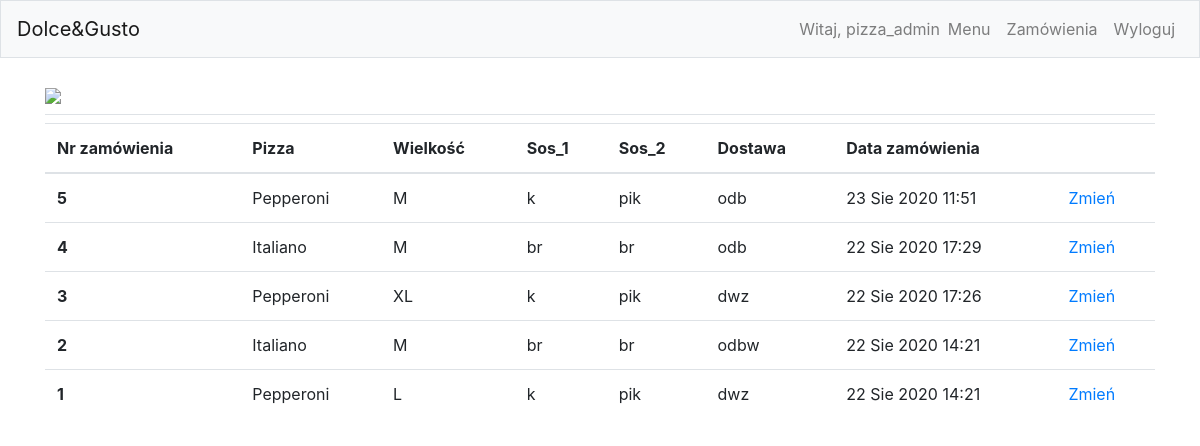
Screenshot of /orders/ (signed in) with the database file from the repository.
### pizzas/models.py (models this page shows, shortened)
class Order(models.Model):
    pizza = models.ForeignKey(Pizza, on_delete=models.CASCADE)
    size = models.CharField(max_length=10)
    sauce1 = models.CharField(max_length=10)
    sauce2 = models.CharField(max_length=10)
    deliver = models.CharField(max_length=10)
    date_order = models.DateTimeField(auto_now_add=True)
    owner = models.ForeignKey(User, on_delete=models.CASCADE)

class Pizza(models.Model):
    name = models.CharField(max_length=200)

### pizzas/views.py (the view)
# urls.py: path('orders/', views.orders_view, name="orders"),
@login_required
def orders_view(request):
    from pizzas.models import Order
    if request.user.username != 'pizza_admin':
        orders = Order.objects.filter(owner=request.user).order_by('-date_order')
    else:
        orders = Order.objects.order_by('-date_order')
    context = {'orders': orders}
    return render(request, 'pizzas/orders_view.html', context)

### pizzas/templates/pizzas/orders_view.html
{% extends 'pizzas/base.html' %}
{% block page_header %}
    <img src="https://i.imgur.com/olxvhk5.jpg" style="width: 100%;" />
{% endblock page_header %}
{% block content %}
<table class="table">
    <thead>
        <tr>
            <th scope="col">Nr zamówienia</th>
            <th scope="col">Pizza</th>
            <th scope="col">Wielkość</th>
            <th scope="col">Sos_1</th>
            <th scope="col">Sos_2</th>
            <th scope="col">Dostawa</th>
            <th scope="col">Data zamówienia</th>
        {% if user.username == 'pizza_admin' %}
            <th></th>
        {% endif %}
        </tr>
    </thead>
    <tbody>
    {% for order in orders %}
        <tr>
            <th scope="row">{{ order.id }}</th>
            <td>{{ order.pizza.name }}</td>
            <td>{{ order.size }}</td>
            <td>{{ order.sauce1 }}</td>
            <td>{{ order.sauce2 }}</td>
            <td>{{ order.deliver }}</td>
            <td>{{ order.date_order|date:'d M Y H:i'  }}</td>
            {% if user.username == 'pizza_admin' %}
                <td><a href="{% url 'pizzas:edit_order' order.id %}">Zmień</a></td>
            {% endif %}
        </tr>
    {% empty %}
        <tr><td colspan="7">Brak zamówień</td></tr>
    {% endfor %}
    </tbody>
</table>
{% endblock content %}

### pizzas/templates/pizzas/base.html (shortened to what this page needs)
{% load bootstrap4 %}
<!doctype html>
<html lang="pl">
    <head>
        {% bootstrap_css %}
    </head>
    <body>
        <nav class="navbar navbar-expand-md navbar-light bg-light mb-4 border">
            <a class="navbar-brand" href="{% url 'pizzas:index' %}">
                Dolce&Gusto
            </a>
            <div class="collapse navbar-collapse" id="navbarCollapse">
                <ul class="navbar-nav ml-auto">
                    {% if user.is_authenticated %}
                        <li class="nav-item">
                            <span class="navbar-text">
                                Witaj, {{ user.username }}
                            </span>
                        </li>
                        <li class="nav-item">
                            <a class="nav-link" href="{% url 'pizzas:menu' %}">
                                Menu
                            </a>
                        </li>
                        {% if user.username == 'pizza_admin' %}
                            <li class="nav-item">
                                <a class="nav-link" href="{% url 'pizzas:orders' %}">
                                    Zamówienia
                                </a>
                            </li>
                        {% endif %}
                        <li class="nav-item">
                            <a class="nav-link" href="{% url 'users:logout' %}">
                                Wyloguj
                            </a>
                        </li>
                    {% endif %}
                </ul>
            </div>
        </nav>
        <main role="main" class="container">
            <div class="pb-2 mb-2 border-bottom">
                {% block page_header %} {% endblock page_header %}
            </div>
            <div>
                {% block content %}{% endblock content %}
            </div>
        </main>
    </body>
</html>

### rows the page displays
Order: id "5", pizza.name "Pepperoni", size "M", sauce1 "k", sauce2 "pik", deliver "odb", date_order "23 Sie 2020 11:51"
Order: id "4", pizza.name "Italiano", size "M", sauce1 "br", sauce2 "br", deliver "odb", date_order "22 Sie 2020 17:29"
Order: id "3", pizza.name "Pepperoni", size "XL", sauce1 "k", sauce2 "pik", deliver "dwz", date_order "22 Sie 2020 17:26"
Order: id "2", pizza.name "Italiano", size "M", sauce1 "br", sauce2 "br", deliver "odbw", date_order "22 Sie 2020 14:21"
Order: id "1", pizza.name "Pepperoni", size "L", sauce1 "k", sauce2 "pik", deliver "dwz", date_order "22 Sie 2020 14:21"

### other values shown
{{ user.username }} "pizza_admin"
